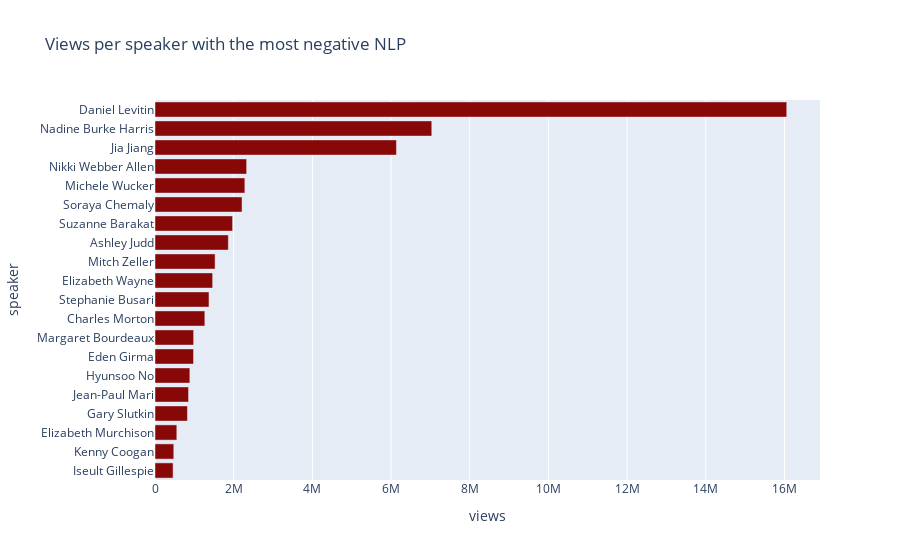

Here is the notebook cell this chart was saved with:
### Code cell
#number of views in the most negative talks
fig = px.bar(ted_df_negative, x="views", y="speaker", orientation = "h", title="Views per speaker with the most negative NLP")
fig.update_layout(yaxis={'categoryorder':'total ascending'})
fig.update_traces(marker_color='rgb(136,8,8)')
fig.show()

### Figure 1 — Plotly figure (JSON) as saved in the notebook; plotly's stock layout.template omitted (floating-point values rounded to 4 significant figures)
{"data": [{"alignmentgroup": "True", "hovertemplate": "views=%{x}<br>speaker=%{y}<extra></extra>", "legendgroup": "", "marker": {"color": "rgb(136,8,8)", "pattern": {"shape": ""}}, "name": "", "offsetgroup": "", "orientation": "h", "showlegend": false, "textposition": "auto", "type": "bar", "x": [852585, 554645, 1864309, 1465293, 1972477, 7035205, 459876, 2329417, 982123, 1372361, 885801, 2212149, 1527280, 16058578, 477245, 2283926, 6137165, 979209, 1266792, 824546], "xaxis": "x", "y": ["Jean-Paul Mari", "Elizabeth Murchison", "Ashley Judd", "Elizabeth Wayne", "Suzanne Barakat", "Nadine Burke Harris", "Iseult Gillespie", "Nikki Webber Allen", "Margaret Bourdeaux", "Stephanie Busari", "Hyunsoo No", "Soraya Chemaly", "Mitch Zeller", "Daniel Levitin", "Kenny Coogan", "Michele Wucker", "Jia Jiang", "Eden Girma", "Charles Morton", "Gary Slutkin"], "yaxis": "y"}], "layout": {"barmode": "relative", "legend": {"tracegroupgap": 0}, "title": {"text": "Views per speaker with the most negative NLP"}, "xaxis": {"anchor": "y", "domain": [0, 1], "title": {"text": "views"}}, "yaxis": {"anchor": "x", "categoryorder": "total ascending", "domain": [0, 1], "title": {"text": "speaker"}}}}
